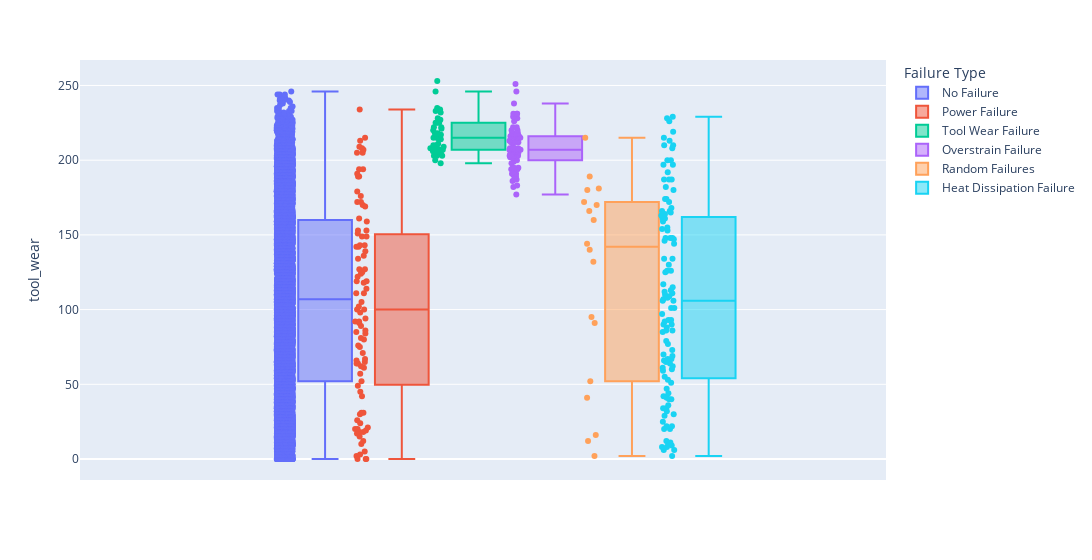

The notebook cell this image was saved under:
### Code cell
create_histogram('tool_wear')

### Figure 1 — Plotly figure (JSON) as saved in the notebook; plotly's stock layout.template omitted (floating-point values rounded to 4 significant figures; data arrays with more than 128 entries replaced by an {"elided": "..."} marker saying what was removed)
{"data": [{"alignmentgroup": "True", "boxpoints": "all", "hovertemplate": "Failure Type=No Failure<br>tool_wear=%{y}<extra></extra>", "legendgroup": "No Failure", "marker": {"color": "#636efa"}, "name": "No Failure", "notched": false, "offsetgroup": "No Failure", "orientation": "v", "showlegend": true, "type": "box", "x0": " ", "xaxis": "x", "y": {"elided": "9652 int values"}, "y0": " ", "yaxis": "y"}, {"alignmentgroup": "True", "boxpoints": "all", "hovertemplate": "Failure Type=Power Failure<br>tool_wear=%{y}<extra></extra>", "legendgroup": "Power Failure", "marker": {"color": "#EF553B"}, "name": "Power Failure", "notched": false, "offsetgroup": "Power Failure", "orientation": "v", "showlegend": true, "type": "box", "x0": " ", "xaxis": "x", "y": [143, 191, 20, 86, 119, 19, 127, 61, 118, 31, 213, 89, 149, 24, 18, 100, 105, 153, 98, 194, 142, 176, 189, 57, 67, 125, 42, 119, 179, 134, 30, 76, 20, 45, 159, 81, 15, 21, 124, 194, 2, 169, 205, 153, 31, 85, 114, 205, 215, 111, 142, 80, 84, 71, 52, 94, 5, 26, 161, 65, 234, 0, 122, 127, 139, 208, 66, 10, 189, 49, 92, 75, 0, 100, 18, 170, 17, 209, 62, 64, 136, 149, 3, 91, 143, 111, 64, 102, 151, 207, 172, 0, 92, 12, 172], "y0": " ", "yaxis": "y"}, {"alignmentgroup": "True", "boxpoints": "all", "hovertemplate": "Failure Type=Tool Wear Failure<br>tool_wear=%{y}<extra></extra>", "legendgroup": "Tool Wear Failure", "marker": {"color": "#00cc96"}, "name": "Tool Wear Failure", "notched": false, "offsetgroup": "Tool Wear Failure", "orientation": "v", "showlegend": true, "type": "box", "x0": " ", "xaxis": "x", "y": [208, 206, 220, 225, 209, 198, 225, 203, 221, 246, 203, 214, 207, 207, 228, 235, 218, 233, 211, 234, 215, 205, 215, 253, 234, 227, 206, 210, 210, 208, 217, 216, 214, 232, 222, 209, 225, 203, 222, 207, 204, 217, 200, 205, 218], "y0": " ", "yaxis": "y"}, {"alignmentgroup": "True", "boxpoints": "all", "hovertemplate": "Failure Type=Overstrain Failure<br>tool_wear=%{y}<extra></extra>", "legendgroup": "Overstrain Failure", "marker": {"color": "#ab63fa"}, "name": "Overstrain Failure", "notched": false, "offsetgroup": "Overstrain Failure", "orientation": "v", "showlegend": true, "type": "box", "x0": " ", "xaxis": "x", "y": [216, 218, 202, 216, 218, 203, 222, 199, 215, 202, 200, 202, 213, 226, 228, 212, 189, 218, 186, 195, 218, 220, 207, 228, 191, 212, 231, 207, 195, 183, 195, 212, 182, 187, 207, 231, 204, 208, 194, 213, 200, 205, 246, 251, 213, 208, 203, 177, 190, 204, 192, 216, 208, 206, 212, 202, 208, 189, 191, 198, 194, 222, 209, 215, 203, 220, 207, 212, 207, 217, 201, 203, 216, 229, 231, 238, 187, 206], "y0": " ", "yaxis": "y"}, {"alignmentgroup": "True", "boxpoints": "all", "hovertemplate": "Failure Type=Random Failures<br>tool_wear=%{y}<extra></extra>", "legendgroup": "Random Failures", "marker": {"color": "#FFA15A"}, "name": "Random Failures", "notched": false, "offsetgroup": "Random Failures", "orientation": "v", "showlegend": true, "type": "box", "x0": " ", "xaxis": "x", "y": [132, 144, 166, 189, 140, 95, 2, 170, 215, 12, 52, 172, 180, 16, 181, 91, 160, 41], "y0": " ", "yaxis": "y"}, {"alignmentgroup": "True", "boxpoints": "all", "hovertemplate": "Failure Type=Heat Dissipation Failure<br>tool_wear=%{y}<extra></extra>", "legendgroup": "Heat Dissipation Failure", "marker": {"color": "#19d3f3"}, "name": "Heat Dissipation Failure", "notched": false, "offsetgroup": "Heat Dissipation Failure", "orientation": "v", "showlegend": true, "type": "box", "x0": " ", "xaxis": "x", "y": [113, 166, 22, 34, 67, 88, 130, 101, 108, 110, 126, 153, 208, 210, 213, 22, 40, 47, 73, 79, 85, 90, 109, 126, 134, 148, 155, 159, 161, 8, 41, 93, 97, 101, 111, 125, 154, 174, 180, 182, 187, 20, 64, 70, 77, 147, 166, 197, 229, 6, 12, 36, 53, 55, 61, 92, 107, 134, 148, 163, 165, 197, 10, 20, 67, 86, 106, 144, 161, 168, 187, 6, 11, 25, 40, 65, 106, 115, 117, 146, 164, 172, 174, 200, 226, 228, 9, 32, 44, 60, 148, 187, 192, 200, 210, 215, 219, 2, 8, 29, 51, 62, 66, 86, 93, 112, 30, 34, 42, 59, 69, 90], "y0": " ", "yaxis": "y"}], "layout": {"boxmode": "group", "legend": {"title": {"text": "Failure Type"}, "tracegroupgap": 0}, "margin": {"t": 60}, "width": 1200, "xaxis": {"anchor": "y", "domain": [0, 1]}, "yaxis": {"anchor": "x", "domain": [0, 1], "title": {"text": "tool_wear"}}}}
